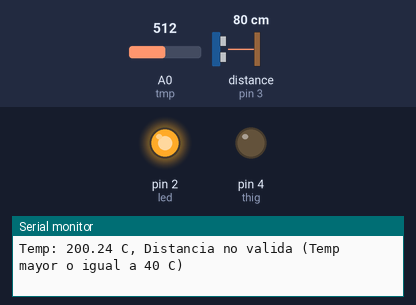
A sketch run on a simulated Arduino Uno, built with avr-gcc and run on an emulated ATmega328P. Parts: output pins drawn as LEDs (lit = HIGH), the last lines printed to the serial monitor. The inputs (shaded band) are chosen by the test bench; at power-on: A0 (tmp) = 512, distance to the obstacle (sensor on pin 3) 80 cm. The echo pulse lasts 58.3 µs per cm.

Above: at 1.8 s.
1.9 s: A0 (tmp) set to 173
4.5 s: A0 (tmp) set to 150
At 5.7 s:
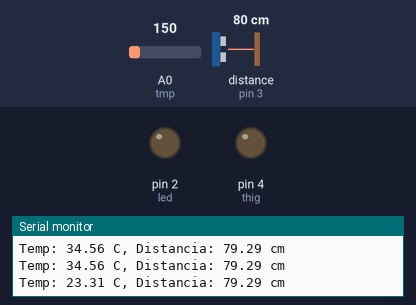
6.5 s: A0 (tmp) set to 306
At 7.5 s:
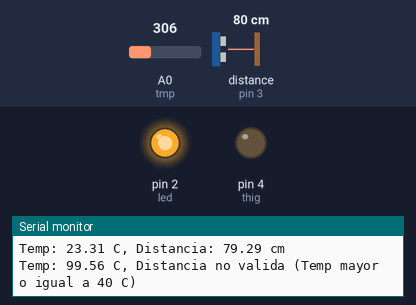
8.5 s: A0 (tmp) set to 122
At 9.3 s:
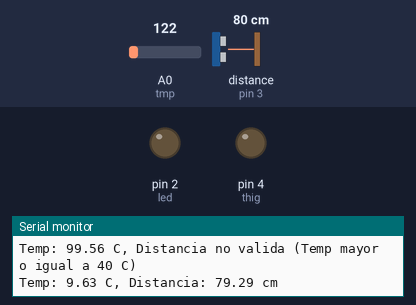
Timing chart, 0 to 11.5 s (numbered marks = the images above; inputs shaded):
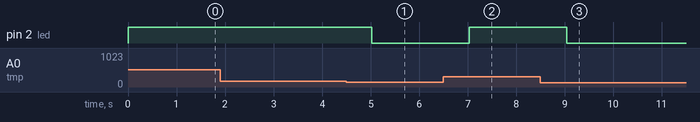

Measured:
- the behaviour switches between 164 and 163 on A0 (tmp) (found by bisection; images 0 and 1)
- after the input at 4.5 s, pin 2 (led): HIGH → LOW after 0.53 s
- after the input at 6.5 s, pin 2 (led): LOW → HIGH after 0.53 s
- after the input at 8.5 s, pin 2 (led): HIGH → LOW after 0.54 s

The sketch:

Codigo.ino
```cpp
int led = 2;
const int tmp = A0;
const int echo = 3;
const int thig = 4;

void setup() {
  pinMode(led, OUTPUT);
  pinMode(echo, INPUT);
  pinMode(thig, OUTPUT);
  Serial.begin(9600);
}

void loop() {
  int vol = analogRead(tmp);
  float voltaje = vol * (5.0 / 1023.0);
  float temp = (voltaje - 0.5) * 100;


  float cm = -1;
  if (temp < 40) {
    digitalWrite(thig, LOW);
    delayMicroseconds(2);
    digitalWrite(thig, HIGH);
    delayMicroseconds(10);
    digitalWrite(thig, LOW);
    long dist = pulseIn(echo, HIGH);
    cm = dist * 0.034 / 2;
  }


  if (temp > 30) {
    digitalWrite(led, HIGH);
  } else {
    digitalWrite(led, LOW);
  }


  Serial.print("Temp: ");
  Serial.print(temp);
  Serial.print(" C, ");

  if (temp < 40) {

    Serial.print("Distancia: ");
    Serial.print(cm);
    Serial.println(" cm");
  } else {

    Serial.println("Distancia no valida (Temp mayor o igual a 40 C)");
  }

  delay(1000);
}
```
